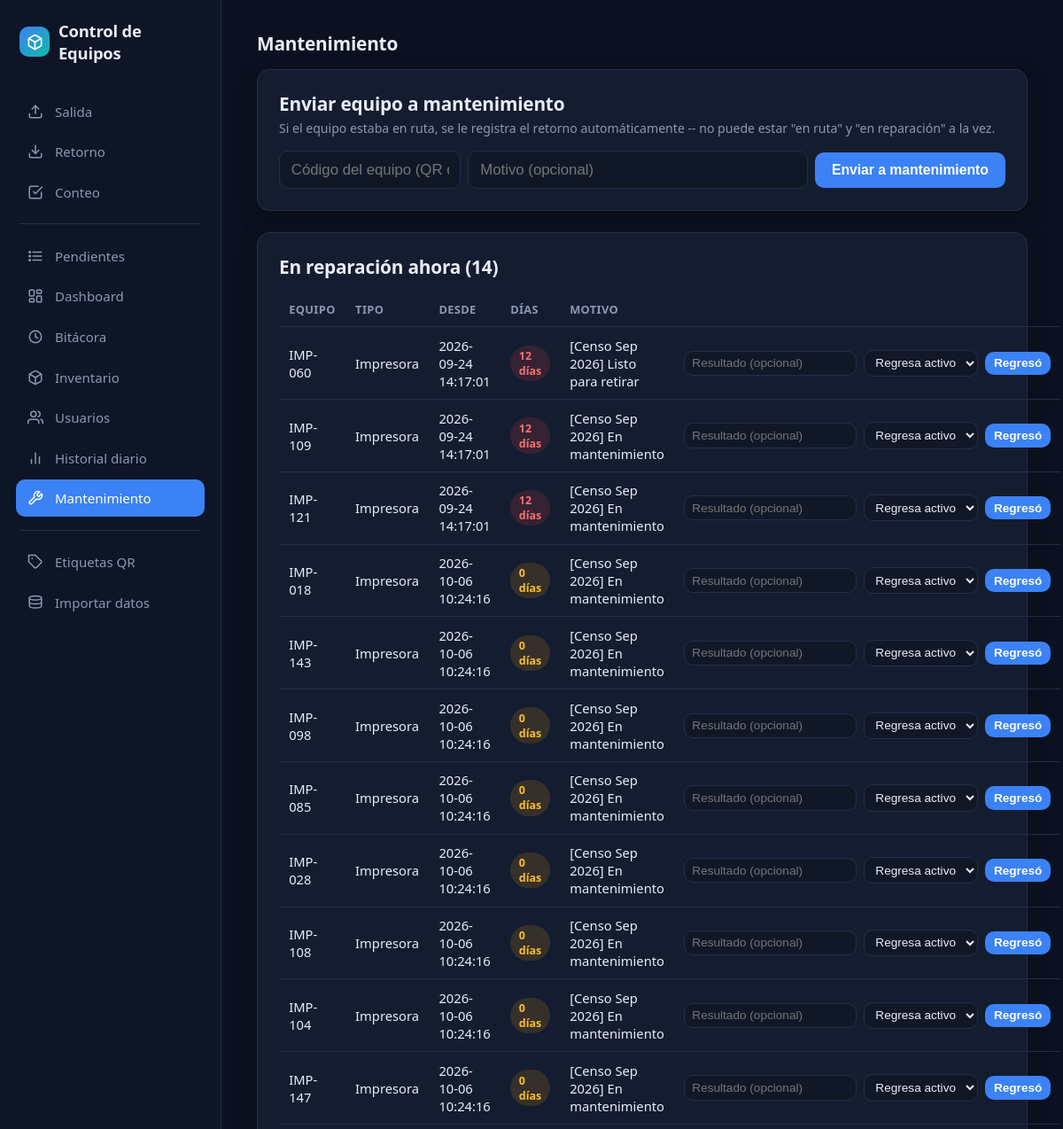
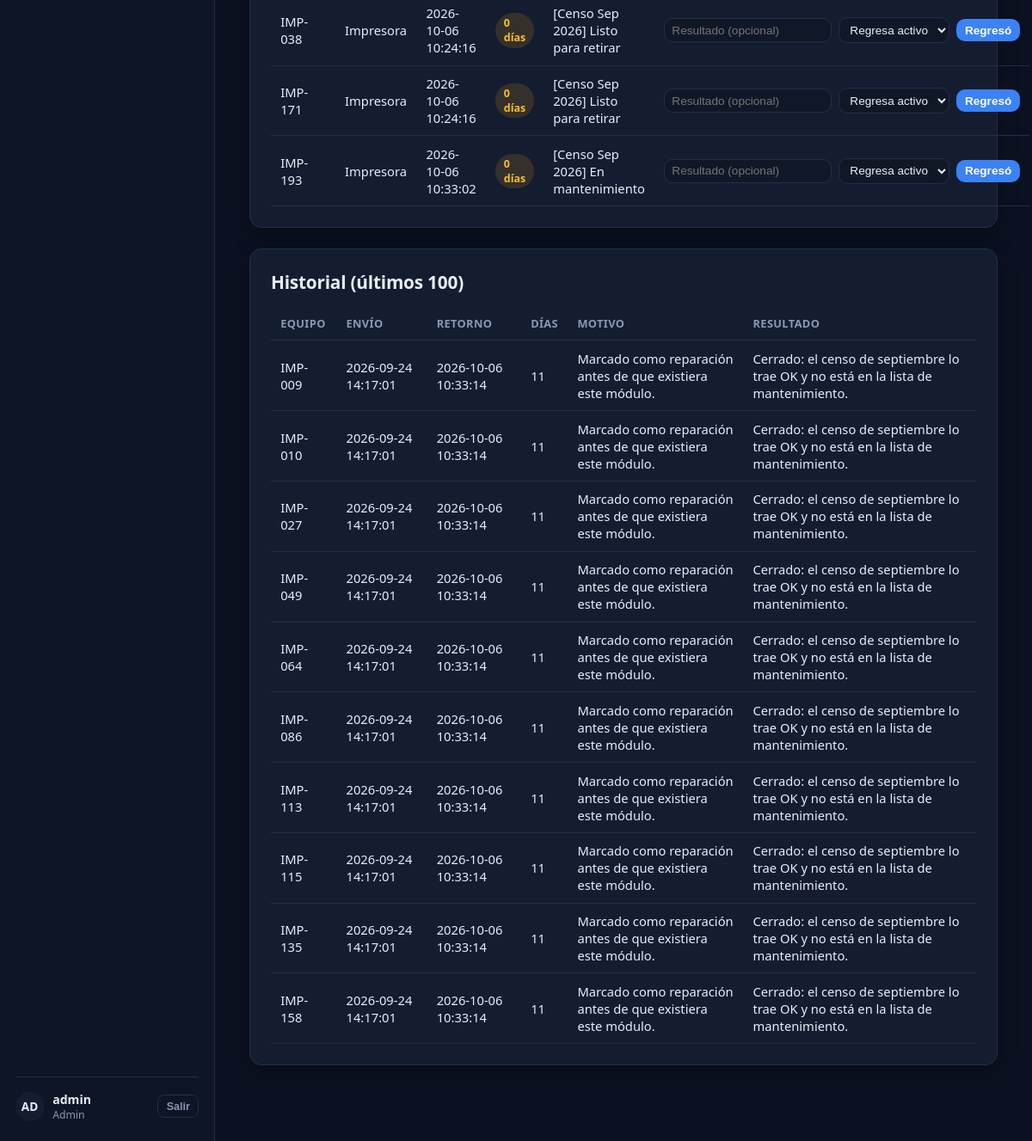
/mantenimiento/ (signed in), run on the app's committed database (2 pictures, top to bottom).
### tables this page shows
CREATE TABLE "usuarios" (
    id      INTEGER PRIMARY KEY AUTOINCREMENT,
    nombre  TEXT NOT NULL UNIQUE,
    activo  BOOLEAN NOT NULL DEFAULT 1
, password_hash TEXT NOT NULL DEFAULT '', rol TEXT NOT NULL DEFAULT 'operador' CHECK (rol IN ('admin','operador')));

CREATE TABLE mantenimientos (
    id                   INTEGER PRIMARY KEY AUTOINCREMENT,
    equipo_id            INTEGER NOT NULL REFERENCES equipos(id),
    fecha_envio          TEXT NOT NULL DEFAULT (datetime('now','localtime')),
    fecha_retorno        TEXT,
    motivo               TEXT,
    resultado            TEXT,
    operador_envio_id    INTEGER NOT NULL REFERENCES usuarios(id),
    operador_retorno_id  INTEGER REFERENCES usuarios(id),
    estado               TEXT NOT NULL DEFAULT 'en_reparacion' CHECK (estado IN ('en_reparacion','resuelto'))
);

CREATE TABLE equipos (
    id                 INTEGER PRIMARY KEY AUTOINCREMENT,
    id_interno         TEXT NOT NULL UNIQUE,
    tipo               TEXT NOT NULL CHECK (tipo IN ('telefono','impresora')),
    serial_fabrica     TEXT,
    numero_telefono    TEXT,
    pin_equipo         TEXT,
    modelo             TEXT,
    fabricante         TEXT,
    estado             TEXT NOT NULL DEFAULT 'activo' CHECK (estado IN ('activo','reparacion','baja')),
    notas              TEXT,
    requiere_revision  BOOLEAN NOT NULL DEFAULT 0,
    fecha_alta         TEXT NOT NULL DEFAULT (datetime('now','localtime'))
, ruta_asignada_id INTEGER REFERENCES rutas(id));

### app/mantenimiento.py (the view)
@bp.route("/")
@requiere_admin
def ver():
    db = get_db()
    en_reparacion = db.execute(
        """SELECT m.id, e.id_interno, e.tipo, m.fecha_envio, m.motivo,
                  CAST(julianday('now','localtime') - julianday(m.fecha_envio) AS INTEGER) AS dias
           FROM mantenimientos m
           JOIN equipos e ON e.id = m.equipo_id
           WHERE m.estado = 'en_reparacion'
           ORDER BY m.fecha_envio"""
    ).fetchall()
    historial = db.execute(
        """SELECT m.id, e.id_interno, m.fecha_envio, m.fecha_retorno, m.motivo, m.resultado,
                  CAST(julianday(m.fecha_retorno) - julianday(m.fecha_envio) AS INTEGER) AS dias
           FROM mantenimientos m
           JOIN equipos e ON e.id = m.equipo_id
           WHERE m.estado = 'resuelto'
           ORDER BY m.fecha_retorno DESC
           LIMIT 100"""
    ).fetchall()
    return render_template("mantenimiento/ver.html", en_reparacion=en_reparacion, historial=historial)

### app/templates/mantenimiento/ver.html (shortened to what this page needs)
{% extends "base.html" %}
{% block contenido %}
<h2>Mantenimiento</h2>
<div class="tarjeta">
  <h2>Enviar equipo a mantenimiento</h2>
  <p class="ayuda">Si el equipo estaba en ruta, se le registra el retorno automáticamente -- no puede estar "en ruta" y "en reparación" a la vez.</p>
  <form method="post" action="{{ url_for('mantenimiento.enviar') }}" class="en-linea" style="flex-wrap:wrap;">
    <input type="text" name="id_interno" placeholder="Código del equipo (QR o texto)" autocomplete="off" style="width:auto; flex:1; min-width:180px; margin-bottom:0;">
    <input type="text" name="motivo" placeholder="Motivo (opcional)" style="width:auto; flex:2; min-width:220px; margin-bottom:0;">
    <button type="submit">Enviar a mantenimiento</button>
  </form>
</div>
<div class="tarjeta">
  <h2>En reparación ahora ({{ en_reparacion|length }})</h2>
  {% if en_reparacion %}
  <table>
    <thead><tr><th>Equipo</th><th>Tipo</th><th>Desde</th><th>Días</th><th>Motivo</th><th colspan="2"></th></tr></thead>
    <tbody>
      {% for m in en_reparacion %}
      <tr>
        <td>{{ m['id_interno'] }}</td>
        <td>{{ 'Teléfono' if m['tipo'] == 'telefono' else 'Impresora' }}</td>
        <td>{{ m['fecha_envio'] }}</td>
        <td><span class="badge {{ 'revision' if m['dias'] >= 7 else 'en_ruta' }}">{{ m['dias'] }} día{{ 's' if m['dias'] != 1 }}</span></td>
        <td>{{ m['motivo'] or '-' }}</td>
        <td colspan="2">
          <form method="post" action="{{ url_for('mantenimiento.regreso', mantenimiento_id=m['id']) }}" class="en-linea">
            <input type="text" name="resultado" placeholder="Resultado (opcional)" style="width:auto; margin-bottom:0; font-size:0.85rem; padding:0.35rem 0.5rem;">
            <select name="nuevo_estado" style="width:auto; margin-bottom:0; font-size:0.85rem; padding:0.35rem 0.5rem;">
              <option value="activo">Regresa activo</option>
            </select>
            <button type="submit" style="padding:0.35rem 0.6rem; font-size:0.85rem;">Regresó</button>
          </form>
        </td>
      </tr>
      {% endfor %}
    </tbody>
  </table>
  {% else %}
  <p class="ayuda" style="margin-bottom:0;">No hay equipos en reparación.</p>
  {% endif %}
</div>
<div class="tarjeta">
  <h2>Historial (últimos 100)</h2>
  {% if historial %}
  <table>
    <thead><tr><th>Equipo</th><th>Envío</th><th>Retorno</th><th>Días</th><th>Motivo</th><th>Resultado</th></tr></thead>
    <tbody>
      {% for h in historial %}
      <tr>
        <td>{{ h['id_interno'] }}</td>
        <td>{{ h['fecha_envio'] }}</td>
        <td>{{ h['fecha_retorno'] }}</td>
        <td>{{ h['dias'] }}</td>
        <td>{{ h['motivo'] or '-' }}</td>
        <td>{{ h['resultado'] or '-' }}</td>
      </tr>
      {% endfor %}
    </tbody>
  </table>
  {% else %}
  <p class="ayuda" style="margin-bottom:0;">Todavía no hay mantenimientos cerrados.</p>
  {% endif %}
</div>
{% endblock %}

### app/templates/base.html (shortened to what this page needs)
<!doctype html>
<html lang="es">
<head>
</head>
<body>
{% macro icono(nombre) -%}
{% if nombre == 'salida' %}<svg viewBox="0 0 24 24" fill="none" stroke="currentColor" stroke-width="2" stroke-linecap="round" stroke-linejoin="round"><path d="M21 15v4a2 2 0 0 1-2 2H5a2 2 0 0 1-2-2v-4"/><polyline points="17 8 12 3 7 8"/><line x1="12" y1="3" x2="12" y2="15"/></svg>
{%- elif nombre == 'retorno' %}<svg viewBox="0 0 24 24" fill="none" stroke="currentColor" stroke-width="2" stroke-linecap="round" stroke-linejoin="round"><path d="M21 15v4a2 2 0 0 1-2 2H5a2 2 0 0 1-2-2v-4"/><polyline points="7 10 12 15 17 10"/><line x1="12" y1="15" x2="12" y2="3"/></svg>
{%- elif nombre == 'dashboard' %}<svg viewBox="0 0 24 24" fill="none" stroke="currentColor" stroke-width="2" stroke-linecap="round" stroke-linejoin="round"><rect x="3" y="3" width="7" height="9" rx="1.5"/><rect x="14" y="3" width="7" height="5" rx="1.5"/><rect x="14" y="12" width="7" height="9" rx="1.5"/><rect x="3" y="16" width="7" height="5" rx="1.5"/></svg>
{%- elif nombre == 'bitacora' %}<svg viewBox="0 0 24 24" fill="none" stroke="currentColor" stroke-width="2" stroke-linecap="round" stroke-linejoin="round"><circle cx="12" cy="12" r="9"/><polyline points="12 7 12 12 15.5 14"/></svg>
{%- elif nombre == 'inventario' %}<svg viewBox="0 0 24 24" fill="none" stroke="currentColor" stroke-width="2" stroke-linecap="round" stroke-linejoin="round"><path d="M21 16V8a2 2 0 0 0-1-1.73l-7-4a2 2 0 0 0-2 0l-7 4A2 2 0 0 0 3 8v8a2 2 0 0 0 1 1.73l7 4a2 2 0 0 0 2 0l7-4A2 2 0 0 0 21 16z"/><polyline points="3.27 6.96 12 12.01 20.73 6.96"/><line x1="12" y1="22.08" x2="12" y2="12"/></svg>
{%- elif nombre == 'usuarios' %}<svg viewBox="0 0 24 24" fill="none" stroke="currentColor" stroke-width="2" stroke-linecap="round" stroke-linejoin="round"><path d="M17 21v-2a4 4 0 0 0-4-4H5a4 4 0 0 0-4 4v2"/><circle cx="9" cy="7" r="4"/><path d="M23 21v-2a4 4 0 0 0-3-3.87"/><path d="M16 3.13a4 4 0 0 1 0 7.75"/></svg>
{%- elif nombre == 'etiquetas' %}<svg viewBox="0 0 24 24" fill="none" stroke="currentColor" stroke-width="2" stroke-linecap="round" stroke-linejoin="round"><path d="M20.59 13.41 13.42 20.58a2 2 0 0 1-2.83 0L2 12V2h10l8.59 8.59a2 2 0 0 1 0 2.82Z"/><circle cx="7" cy="7" r="1.2" fill="currentColor" stroke="none"/></svg>
{%- elif nombre == 'datos' %}<svg viewBox="0 0 24 24" fill="none" stroke="currentColor" stroke-width="2" stroke-linecap="round" stroke-linejoin="round"><ellipse cx="12" cy="5" rx="9" ry="3"/><path d="M3 5v6c0 1.66 4 3 9 3s9-1.34 9-3V5"/><path d="M3 11v6c0 1.66 4 3 9 3s9-1.34 9-3v-6"/></svg>
{%- elif nombre == 'historial-diario' %}<svg viewBox="0 0 24 24" fill="none" stroke="currentColor" stroke-width="2" stroke-linecap="round" stroke-linejoin="round"><line x1="18" y1="20" x2="18" y2="10"/><line x1="12" y1="20" x2="12" y2="4"/><line x1="6" y1="20" x2="6" y2="14"/></svg>
{%- elif nombre == 'conteo' %}<svg viewBox="0 0 24 24" fill="none" stroke="currentColor" stroke-width="2" stroke-linecap="round" stroke-linejoin="round"><path d="M9 11l3 3L22 4"/><path d="M21 12v7a2 2 0 0 1-2 2H5a2 2 0 0 1-2-2V5a2 2 0 0 1 2-2h11"/></svg>
{%- elif nombre == 'pendientes' %}<svg viewBox="0 0 24 24" fill="none" stroke="currentColor" stroke-width="2" stroke-linecap="round" stroke-linejoin="round"><line x1="8" y1="6" x2="21" y2="6"/><line x1="8" y1="12" x2="21" y2="12"/><line x1="8" y1="18" x2="21" y2="18"/><circle cx="3.5" cy="6" r="1" fill="currentColor"/><circle cx="3.5" cy="12" r="1" fill="currentColor"/><circle cx="3.5" cy="18" r="1" fill="currentColor"/></svg>
{%- elif nombre == 'mantenimiento' %}<svg viewBox="0 0 24 24" fill="none" stroke="currentColor" stroke-width="2" stroke-linecap="round" stroke-linejoin="round"><path d="M14.7 6.3a1 1 0 0 0 0 1.4l1.6 1.6a1 1 0 0 0 1.4 0l3.77-3.77a6 6 0 0 1-7.94 7.94l-6.91 6.91a2.12 2.12 0 0 1-3-3l6.91-6.91a6 6 0 0 1 7.94-7.94l-3.76 3.76z"/></svg>
{%- endif %}
{%- endmacro %}
<div class="app-shell">
  {% if current_user.is_authenticated %}
  <aside class="sidebar">
    <a class="marca" href="{{ url_for('escaneo.salida') }}">
      <span class="icono-marca">
      </span>
      Control de Equipos
    </a>
    <nav>
      <a href="{{ url_for('escaneo.salida') }}" class="{{ 'activo' if request.endpoint == 'escaneo.salida' }}">{{ icono('salida') }}<span>Salida</span></a>
      <a href="{{ url_for('escaneo.retorno') }}" class="{{ 'activo' if request.endpoint == 'escaneo.retorno' }}">{{ icono('retorno') }}<span>Retorno</span></a>
      <a href="{{ url_for('conteo.ver') }}" class="{{ 'activo' if request.endpoint and request.endpoint.startswith('conteo.') }}">{{ icono('conteo') }}<span>Conteo</span></a>
      {% if current_user.rol == 'admin' %}
      <div class="separador"></div>
      <a href="{{ url_for('pendientes.ver') }}" class="{{ 'activo' if request.endpoint == 'pendientes.ver' }}">{{ icono('pendientes') }}<span>Pendientes</span></a>
      <a href="{{ url_for('dashboard.ver') }}" class="{{ 'activo' if request.endpoint == 'dashboard.ver' }}">{{ icono('dashboard') }}<span>Dashboard</span></a>
      <a href="{{ url_for('bitacora.ver') }}" class="{{ 'activo' if request.endpoint == 'bitacora.ver' }}">{{ icono('bitacora') }}<span>Bitácora</span></a>
      <a href="{{ url_for('inventario.listado') }}" class="{{ 'activo' if request.endpoint and request.endpoint.startswith('inventario.') }}">{{ icono('inventario') }}<span>Inventario</span></a>
      <a href="{{ url_for('usuarios.listado') }}" class="{{ 'activo' if request.endpoint and request.endpoint.startswith('usuarios.') }}">{{ icono('usuarios') }}<span>Usuarios</span></a>
      <a href="{{ url_for('historial.ver') }}" class="{{ 'activo' if request.endpoint == 'historial.ver' }}">{{ icono('historial-diario') }}<span>Historial diario</span></a>
      <a href="{{ url_for('mantenimiento.ver') }}" class="{{ 'activo' if request.endpoint and request.endpoint.startswith('mantenimiento.') }}">{{ icono('mantenimiento') }}<span>Mantenimiento</span></a>
      <div class="separador"></div>
      <a href="{{ url_for('etiquetas.ver') }}" class="{{ 'activo' if request.endpoint and request.endpoint.startswith('etiquetas.') }}">{{ icono('etiquetas') }}<span>Etiquetas QR</span></a>
      <a href="{{ url_for('datos.ver') }}" class="{{ 'activo' if request.endpoint and request.endpoint.startswith('datos.') }}">{{ icono('datos') }}<span>Importar datos</span></a>
      {% endif %}
    </nav>
    <div class="usuario-box">
      <div class="avatar">{{ current_user.nombre[:2]|upper }}</div>
      <div class="datos">
        <div class="nombre">{{ current_user.nombre }}</div>
        <div class="rol">{{ 'Admin' if current_user.rol == 'admin' else 'Operador' }}</div>
      </div>
      <form method="post" action="{{ url_for('auth.logout') }}">
        <button type="submit" class="secundario">Salir</button>
      </form>
    </div>
  </aside>
  {% endif %}
  <div class="main-area">
    <main class="{{ '' if current_user.is_authenticated else 'centrado' }}">
      {% block contenido %}{% endblock %}
    </main>
  </div>
</div>
</body>
</html>

### data on the page
usuarios: nombre "AD", nombre "admin", rol "Admin"
mantenimientos: id_interno "IMP-060", fecha_envio "2026-09-24 14:17:01", dias "12", dias "s", motivo "[Censo Sep 2026] Listo para retirar"
equipos: tipo "Impresora"
mantenimientos: id_interno "IMP-109", fecha_envio "2026-09-24 14:17:01", dias "12", dias "s", motivo "[Censo Sep 2026] En mantenimiento"
equipos: tipo "Impresora"
mantenimientos: id_interno "IMP-121", fecha_envio "2026-09-24 14:17:01", dias "12", dias "s", motivo "[Censo Sep 2026] En mantenimiento"
equipos: tipo "Impresora"
mantenimientos: id_interno "IMP-018", fecha_envio "2026-10-06 10:24:16", dias "0", dias "s", motivo "[Censo Sep 2026] En mantenimiento"
equipos: tipo "Impresora"
mantenimientos: id_interno "IMP-143", fecha_envio "2026-10-06 10:24:16", dias "0", dias "s", motivo "[Censo Sep 2026] En mantenimiento"
equipos: tipo "Impresora"
mantenimientos: id_interno "IMP-098", fecha_envio "2026-10-06 10:24:16", dias "0", dias "s", motivo "[Censo Sep 2026] En mantenimiento"
equipos: tipo "Impresora"
mantenimientos: id_interno "IMP-085", fecha_envio "2026-10-06 10:24:16", dias "0", dias "s", motivo "[Censo Sep 2026] En mantenimiento"
equipos: tipo "Impresora"
mantenimientos: id_interno "IMP-028", fecha_envio "2026-10-06 10:24:16", dias "0", dias "s", motivo "[Censo Sep 2026] En mantenimiento"
equipos: tipo "Impresora"
mantenimientos: id_interno "IMP-108", fecha_envio "2026-10-06 10:24:16", dias "0", dias "s", motivo "[Censo Sep 2026] En mantenimiento"
equipos: tipo "Impresora"
mantenimientos: id_interno "IMP-104", fecha_envio "2026-10-06 10:24:16", dias "0", dias "s", motivo "[Censo Sep 2026] En mantenimiento"
equipos: tipo "Impresora"
mantenimientos: id_interno "IMP-147", fecha_envio "2026-10-06 10:24:16", dias "0", dias "s", motivo "[Censo Sep 2026] En mantenimiento"
equipos: tipo "Impresora"
mantenimientos: id_interno "IMP-038", fecha_envio "2026-10-06 10:24:16", dias "0", dias "s", motivo "[Censo Sep 2026] Listo para retirar"
equipos: tipo "Impresora"
mantenimientos: id_interno "IMP-171", fecha_envio "2026-10-06 10:24:16", dias "0", dias "s", motivo "[Censo Sep 2026] Listo para retirar"
equipos: tipo "Impresora"
mantenimientos: id_interno "IMP-193", fecha_envio "2026-10-06 10:33:02", dias "0", dias "s", motivo "[Censo Sep 2026] En mantenimiento"
equipos: tipo "Impresora"
mantenimientos: id_interno "IMP-009", fecha_envio "2026-09-24 14:17:01", fecha_retorno "2026-10-06 10:33:14", dias "11", motivo "Marcado como reparación antes de que existiera este módulo.", resultado "Cerrado: el censo de septiembre lo trae OK y no está en la lista de mantenimiento."
mantenimientos: id_interno "IMP-010", fecha_envio "2026-09-24 14:17:01", fecha_retorno "2026-10-06 10:33:14", dias "11", motivo "Marcado como reparación antes de que existiera este módulo.", resultado "Cerrado: el censo de septiembre lo trae OK y no está en la lista de mantenimiento."
mantenimientos: id_interno "IMP-027", fecha_envio "2026-09-24 14:17:01", fecha_retorno "2026-10-06 10:33:14", dias "11", motivo "Marcado como reparación antes de que existiera este módulo.", resultado "Cerrado: el censo de septiembre lo trae OK y no está en la lista de mantenimiento."
mantenimientos: id_interno "IMP-049", fecha_envio "2026-09-24 14:17:01", fecha_retorno "2026-10-06 10:33:14", dias "11", motivo "Marcado como reparación antes de que existiera este módulo.", resultado "Cerrado: el censo de septiembre lo trae OK y no está en la lista de mantenimiento."
mantenimientos: id_interno "IMP-064", fecha_envio "2026-09-24 14:17:01", fecha_retorno "2026-10-06 10:33:14", dias "11", motivo "Marcado como reparación antes de que existiera este módulo.", resultado "Cerrado: el censo de septiembre lo trae OK y no está en la lista de mantenimiento."
mantenimientos: id_interno "IMP-086", fecha_envio "2026-09-24 14:17:01", fecha_retorno "2026-10-06 10:33:14", dias "11", motivo "Marcado como reparación antes de que existiera este módulo.", resultado "Cerrado: el censo de septiembre lo trae OK y no está en la lista de mantenimiento."
mantenimientos: id_interno "IMP-113", fecha_envio "2026-09-24 14:17:01", fecha_retorno "2026-10-06 10:33:14", dias "11", motivo "Marcado como reparación antes de que existiera este módulo.", resultado "Cerrado: el censo de septiembre lo trae OK y no está en la lista de mantenimiento."
mantenimientos: id_interno "IMP-115", fecha_envio "2026-09-24 14:17:01", fecha_retorno "2026-10-06 10:33:14", dias "11", motivo "Marcado como reparación antes de que existiera este módulo.", resultado "Cerrado: el censo de septiembre lo trae OK y no está en la lista de mantenimiento."
mantenimientos: id_interno "IMP-135", fecha_envio "2026-09-24 14:17:01", fecha_retorno "2026-10-06 10:33:14", dias "11", motivo "Marcado como reparación antes de que existiera este módulo.", resultado "Cerrado: el censo de septiembre lo trae OK y no está en la lista de mantenimiento."
mantenimientos: id_interno "IMP-158", fecha_envio "2026-09-24 14:17:01", fecha_retorno "2026-10-06 10:33:14", dias "11", motivo "Marcado como reparación antes de que existiera este módulo.", resultado "Cerrado: el censo de septiembre lo trae OK y no está en la lista de mantenimiento."

### other printed values
{{ en_reparacion|length }} "14"
